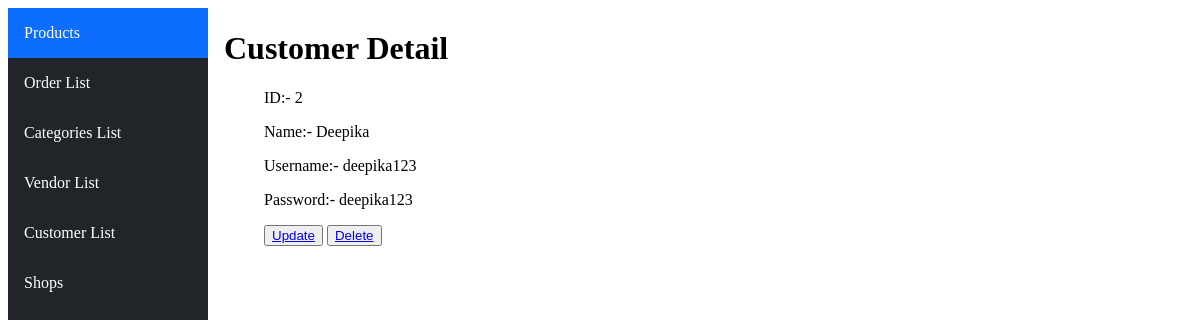
/customerprofile/2, run on the app's committed database.
### ecommerceApp/models.py (models this page shows, shortened)
class Customer(models.Model):
    name=models.CharField(max_length=100)
    username=models.CharField(max_length=50)
    password=models.CharField(max_length=50)
    email=models.EmailField()

### ecommerceApp/views.py (the view)
# urls.py: path('customerprofile/<int:id>',views.customer,name="customer-profile"),
def customer(request,id):
    customer=Customer.objects.get(pk=id)
    return render(request,"html/customer.html",{"customer":customer})

### ecommerceApp/templates/html/customer.html
{%extends "html/layout.html"%}
{%block body%}
<h1>Customer Detail</h1>
<ul>ID:- {{customer.id}}</ul>
<ul>Name:- {{customer.name}}</ul>
<ul>Username:- {{customer.username}}</ul>
<ul>Password:- {{customer.password}}</ul>
<ul>
    <button><a href="{%url 'main:update-customer' customer.id%}">Update</a></button>
    <button><a href="{%url 'main:delete-customer' customer.id%}">Delete</a></button>
</ul>
{%endblock%}

### data on the page
Customer: id "2", name "Deepika", username "deepika123", password "deepika123"
